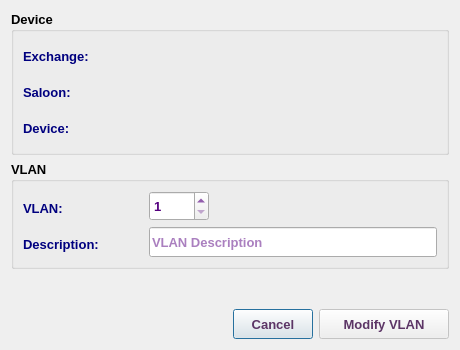
<?xml version="1.0" encoding="UTF-8"?>
<ui version="4.0">
 <class>EditVlanDialog</class>
 <widget class="QDialog" name="EditVlanDialog">
  <property name="windowModality">
   <enum>Qt::NonModal</enum>
  </property>
  <property name="geometry">
   <rect>
    <x>0</x>
    <y>0</y>
    <width>460</width>
    <height>350</height>
   </rect>
  </property>
  <property name="sizePolicy">
   <sizepolicy hsizetype="Fixed" vsizetype="Fixed">
    <horstretch>0</horstretch>
    <verstretch>0</verstretch>
   </sizepolicy>
  </property>
  <property name="minimumSize">
   <size>
    <width>460</width>
    <height>350</height>
   </size>
  </property>
  <property name="maximumSize">
   <size>
    <width>461</width>
    <height>351</height>
   </size>
  </property>
  <property name="font">
   <font>
    <family>Tahoma</family>
    <pointsize>10</pointsize>
   </font>
  </property>
  <property name="windowTitle">
   <string>Modify Current VLAN</string>
  </property>
  <property name="windowIcon">
   <iconset resource="../../../../image.qrc">
    <normaloff>:/Image/edit.png</normaloff>:/Image/edit.png</iconset>
  </property>
  <layout class="QVBoxLayout" name="verticalLayout">
   <item>
    <widget class="QGroupBox" name="groupBox">
     <property name="font">
      <font>
       <family>Tahoma</family>
       <pointsize>10</pointsize>
       <weight>75</weight>
       <bold>true</bold>
      </font>
     </property>
     <property name="title">
      <string>Device</string>
     </property>
     <layout class="QVBoxLayout" name="verticalLayout_3">
      <item>
       <layout class="QHBoxLayout" name="horizontalLayout_2">
        <item>
         <widget class="QLabel" name="label">
          <property name="minimumSize">
           <size>
            <width>100</width>
            <height>30</height>
           </size>
          </property>
          <property name="maximumSize">
           <size>
            <width>100</width>
            <height>30</height>
           </size>
          </property>
          <property name="font">
           <font>
            <family>Tahoma</family>
            <pointsize>10</pointsize>
            <weight>75</weight>
            <bold>true</bold>
           </font>
          </property>
          <property name="styleSheet">
           <string notr="true">color: rgb(0, 0, 127);</string>
          </property>
          <property name="text">
           <string>Exchange:</string>
          </property>
         </widget>
        </item>
        <item>
         <widget class="QLabel" name="abbrLbl">
          <property name="minimumSize">
           <size>
            <width>300</width>
            <height>30</height>
           </size>
          </property>
          <property name="maximumSize">
           <size>
            <width>5000</width>
            <height>30</height>
           </size>
          </property>
          <property name="font">
           <font>
            <family>Tahoma</family>
            <pointsize>10</pointsize>
            <weight>75</weight>
            <bold>true</bold>
           </font>
          </property>
          <property name="styleSheet">
           <string notr="true">color: rgb(85, 0, 127);</string>
          </property>
          <property name="text">
           <string/>
          </property>
          <property name="wordWrap">
           <bool>true</bool>
          </property>
         </widget>
        </item>
       </layout>
      </item>
      <item>
       <layout class="QHBoxLayout" name="horizontalLayout_3">
        <item>
         <widget class="QLabel" name="label_5">
          <property name="minimumSize">
           <size>
            <width>100</width>
            <height>30</height>
           </size>
          </property>
          <property name="maximumSize">
           <size>
            <width>100</width>
            <height>30</height>
           </size>
          </property>
          <property name="font">
           <font>
            <family>Tahoma</family>
            <pointsize>10</pointsize>
            <weight>75</weight>
            <bold>true</bold>
           </font>
          </property>
          <property name="styleSheet">
           <string notr="true">color: rgb(0, 0, 127);</string>
          </property>
          <property name="text">
           <string>Saloon:</string>
          </property>
         </widget>
        </item>
        <item>
         <widget class="QLabel" name="saloonLbl">
          <property name="minimumSize">
           <size>
            <width>250</width>
            <height>30</height>
           </size>
          </property>
          <property name="maximumSize">
           <size>
            <width>5000</width>
            <height>30</height>
           </size>
          </property>
          <property name="font">
           <font>
            <family>Tahoma</family>
            <pointsize>10</pointsize>
            <weight>75</weight>
            <bold>true</bold>
           </font>
          </property>
          <property name="styleSheet">
           <string notr="true">color: rgb(85, 0, 127);</string>
          </property>
          <property name="text">
           <string/>
          </property>
          <property name="wordWrap">
           <bool>true</bool>
          </property>
         </widget>
        </item>
       </layout>
      </item>
      <item>
       <layout class="QHBoxLayout" name="horizontalLayout_4">
        <item>
         <widget class="QLabel" name="label_2">
          <property name="minimumSize">
           <size>
            <width>100</width>
            <height>30</height>
           </size>
          </property>
          <property name="maximumSize">
           <size>
            <width>100</width>
            <height>30</height>
           </size>
          </property>
          <property name="font">
           <font>
            <family>Tahoma</family>
            <pointsize>10</pointsize>
            <weight>75</weight>
            <bold>true</bold>
           </font>
          </property>
          <property name="styleSheet">
           <string notr="true">color: rgb(0, 0, 127);</string>
          </property>
          <property name="text">
           <string>Device:</string>
          </property>
         </widget>
        </item>
        <item>
         <widget class="QLabel" name="deviceLbl">
          <property name="minimumSize">
           <size>
            <width>250</width>
            <height>30</height>
           </size>
          </property>
          <property name="maximumSize">
           <size>
            <width>5000</width>
            <height>30</height>
           </size>
          </property>
          <property name="font">
           <font>
            <family>Tahoma</family>
            <pointsize>10</pointsize>
            <weight>75</weight>
            <bold>true</bold>
           </font>
          </property>
          <property name="styleSheet">
           <string notr="true">color: rgb(85, 0, 127);</string>
          </property>
          <property name="text">
           <string/>
          </property>
          <property name="wordWrap">
           <bool>true</bool>
          </property>
         </widget>
        </item>
       </layout>
      </item>
     </layout>
    </widget>
   </item>
   <item>
    <widget class="QGroupBox" name="groupBox_2">
     <property name="font">
      <font>
       <family>Tahoma</family>
       <pointsize>10</pointsize>
       <weight>75</weight>
       <bold>true</bold>
      </font>
     </property>
     <property name="title">
      <string>VLAN</string>
     </property>
     <layout class="QVBoxLayout" name="verticalLayout_2">
      <item>
       <layout class="QHBoxLayout" name="horizontalLayout_5">
        <item>
         <widget class="QLabel" name="label_3">
          <property name="minimumSize">
           <size>
            <width>120</width>
            <height>30</height>
           </size>
          </property>
          <property name="maximumSize">
           <size>
            <width>120</width>
            <height>25</height>
           </size>
          </property>
          <property name="font">
           <font>
            <family>Tahoma</family>
            <pointsize>10</pointsize>
            <weight>75</weight>
            <bold>true</bold>
           </font>
          </property>
          <property name="styleSheet">
           <string notr="true">color: rgb(0, 0, 127);</string>
          </property>
          <property name="text">
           <string>VLAN:</string>
          </property>
         </widget>
        </item>
        <item>
         <widget class="QSpinBox" name="vlanSB">
          <property name="sizePolicy">
           <sizepolicy hsizetype="Preferred" vsizetype="Preferred">
            <horstretch>0</horstretch>
            <verstretch>0</verstretch>
           </sizepolicy>
          </property>
          <property name="minimumSize">
           <size>
            <width>60</width>
            <height>30</height>
           </size>
          </property>
          <property name="maximumSize">
           <size>
            <width>80</width>
            <height>30</height>
           </size>
          </property>
          <property name="font">
           <font>
            <family>Tahoma</family>
            <pointsize>10</pointsize>
            <weight>75</weight>
            <bold>true</bold>
           </font>
          </property>
          <property name="styleSheet">
           <string notr="true">color: rgb(85, 0, 127);</string>
          </property>
          <property name="minimum">
           <number>1</number>
          </property>
          <property name="maximum">
           <number>4096</number>
          </property>
         </widget>
        </item>
        <item>
         <spacer name="horizontalSpacer_5">
          <property name="font">
           <font>
            <family>Tahoma</family>
            <pointsize>10</pointsize>
           </font>
          </property>
          <property name="orientation">
           <enum>Qt::Horizontal</enum>
          </property>
          <property name="sizeHint" stdset="0">
           <size>
            <width>40</width>
            <height>20</height>
           </size>
          </property>
         </spacer>
        </item>
       </layout>
      </item>
      <item>
       <layout class="QHBoxLayout" name="horizontalLayout_6">
        <item>
         <widget class="QLabel" name="label_4">
          <property name="minimumSize">
           <size>
            <width>120</width>
            <height>30</height>
           </size>
          </property>
          <property name="maximumSize">
           <size>
            <width>120</width>
            <height>25</height>
           </size>
          </property>
          <property name="font">
           <font>
            <family>Tahoma</family>
            <pointsize>10</pointsize>
            <weight>75</weight>
            <bold>true</bold>
           </font>
          </property>
          <property name="styleSheet">
           <string notr="true">color: rgb(0, 0, 127);</string>
          </property>
          <property name="text">
           <string>Description:</string>
          </property>
         </widget>
        </item>
        <item>
         <widget class="QLineEdit" name="descLE">
          <property name="sizePolicy">
           <sizepolicy hsizetype="Expanding" vsizetype="Preferred">
            <horstretch>0</horstretch>
            <verstretch>0</verstretch>
           </sizepolicy>
          </property>
          <property name="minimumSize">
           <size>
            <width>250</width>
            <height>30</height>
           </size>
          </property>
          <property name="maximumSize">
           <size>
            <width>5000</width>
            <height>30</height>
           </size>
          </property>
          <property name="font">
           <font>
            <family>Tahoma</family>
            <pointsize>10</pointsize>
            <weight>75</weight>
            <bold>true</bold>
           </font>
          </property>
          <property name="styleSheet">
           <string notr="true">color: rgb(85, 0, 127);</string>
          </property>
          <property name="placeholderText">
           <string>VLAN Description</string>
          </property>
         </widget>
        </item>
       </layout>
      </item>
     </layout>
    </widget>
   </item>
   <item>
    <spacer name="verticalSpacer">
     <property name="font">
      <font>
       <family>Tahoma</family>
       <pointsize>10</pointsize>
      </font>
     </property>
     <property name="orientation">
      <enum>Qt::Vertical</enum>
     </property>
     <property name="sizeHint" stdset="0">
      <size>
       <width>20</width>
       <height>40</height>
      </size>
     </property>
    </spacer>
   </item>
   <item>
    <layout class="QHBoxLayout" name="horizontalLayout">
     <item>
      <spacer name="horizontalSpacer">
       <property name="font">
        <font>
         <family>Tahoma</family>
         <pointsize>10</pointsize>
        </font>
       </property>
       <property name="orientation">
        <enum>Qt::Horizontal</enum>
       </property>
       <property name="sizeHint" stdset="0">
        <size>
         <width>40</width>
         <height>20</height>
        </size>
       </property>
      </spacer>
     </item>
     <item>
      <widget class="QPushButton" name="cancelBtn">
       <property name="sizePolicy">
        <sizepolicy hsizetype="Preferred" vsizetype="Preferred">
         <horstretch>0</horstretch>
         <verstretch>0</verstretch>
        </sizepolicy>
       </property>
       <property name="minimumSize">
        <size>
         <width>80</width>
         <height>30</height>
        </size>
       </property>
       <property name="maximumSize">
        <size>
         <width>170</width>
         <height>30</height>
        </size>
       </property>
       <property name="font">
        <font>
         <family>Tahoma</family>
         <pointsize>10</pointsize>
         <weight>75</weight>
         <bold>true</bold>
        </font>
       </property>
       <property name="styleSheet">
        <string notr="true">color: rgb(92, 53, 102);</string>
       </property>
       <property name="text">
        <string>Cancel</string>
       </property>
      </widget>
     </item>
     <item>
      <widget class="QPushButton" name="okBtn">
       <property name="enabled">
        <bool>false</bool>
       </property>
       <property name="sizePolicy">
        <sizepolicy hsizetype="Preferred" vsizetype="Preferred">
         <horstretch>0</horstretch>
         <verstretch>0</verstretch>
        </sizepolicy>
       </property>
       <property name="minimumSize">
        <size>
         <width>130</width>
         <height>30</height>
        </size>
       </property>
       <property name="maximumSize">
        <size>
         <width>200</width>
         <height>30</height>
        </size>
       </property>
       <property name="font">
        <font>
         <family>Tahoma</family>
         <pointsize>10</pointsize>
         <weight>75</weight>
         <bold>true</bold>
        </font>
       </property>
       <property name="styleSheet">
        <string notr="true">color: rgb(92, 53, 102);</string>
       </property>
       <property name="text">
        <string>Modify VLAN</string>
       </property>
       <property name="icon">
        <iconset resource="../../../../image.qrc">
         <normaloff>:/Image/edit.png</normaloff>:/Image/edit.png</iconset>
       </property>
       <property name="iconSize">
        <size>
         <width>20</width>
         <height>20</height>
        </size>
       </property>
      </widget>
     </item>
    </layout>
   </item>
  </layout>
 </widget>
 <tabstops>
  <tabstop>vlanSB</tabstop>
  <tabstop>descLE</tabstop>
  <tabstop>okBtn</tabstop>
  <tabstop>cancelBtn</tabstop>
 </tabstops>
 <resources>
  <include location="../../../../image.qrc"/>
 </resources>
 <connections/>
</ui>
